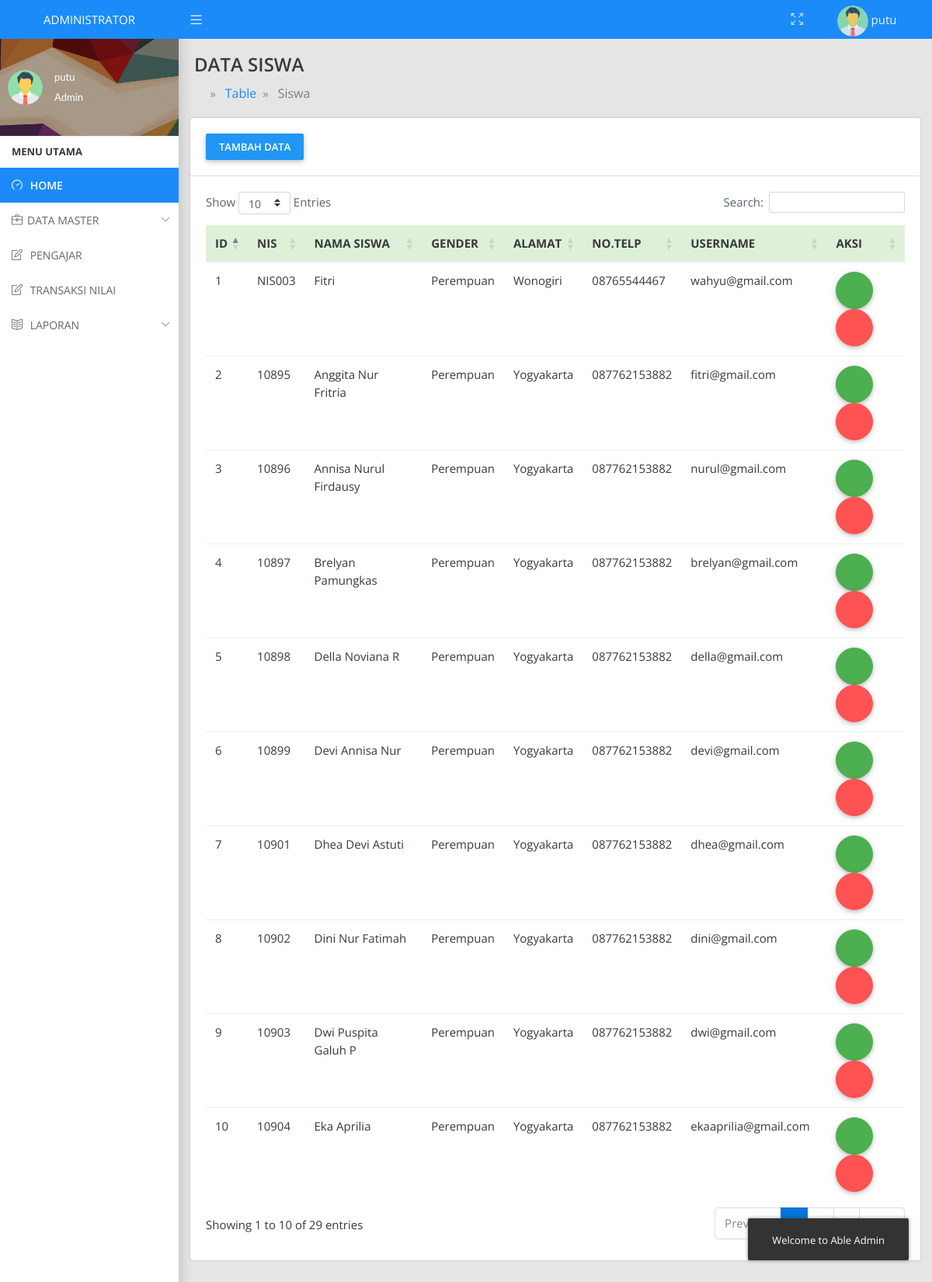
The page /index.php?master=siswa (signed in) on the database its author committed.
### tables this page shows
CREATE TABLE `siswa` (
  `id_siswa` int(10) NOT NULL AUTO_INCREMENT,
  `id_jurusan` int(11) DEFAULT NULL,
  `id_kelas` int(11) DEFAULT NULL,
  `id_ortu` int(11) DEFAULT NULL,
  `nis` varchar(50) NOT NULL,
  `nama_siswa` varchar(50) NOT NULL,
  `jenis_kelamin` varchar(12) NOT NULL,
  `agama` varchar(10) NOT NULL,
  `tempat_lahir` varchar(20) NOT NULL,
  `tanggal_lahir` date NOT NULL,
  `alamat` varchar(50) NOT NULL,
  `no_telp` varchar(12) NOT NULL,
  `foto` varchar(50) NOT NULL,
  `ussername` varchar(50) NOT NULL,
  `password` varchar(50) NOT NULL,
  PRIMARY KEY (`id_siswa`),
  KEY `id_jurusan` (`id_jurusan`),
  KEY `id_kelas` (`id_kelas`),
  KEY `id_ortu` (`id_ortu`),
  CONSTRAINT `siswa_ibfk_1` FOREIGN KEY (`id_jurusan`) REFERENCES `jurusan` (`id_jurusan`),
  CONSTRAINT `siswa_ibfk_2` FOREIGN KEY (`id_kelas`) REFERENCES `kelas` (`id_kelas`),
  CONSTRAINT `siswa_ibfk_3` FOREIGN KEY (`id_ortu`) REFERENCES `orangtua` (`id_ortu`)
);

CREATE TABLE `orangtua` (
  `id_ortu` int(11) NOT NULL AUTO_INCREMENT,
  `nama_ortu` varchar(50) NOT NULL,
  `alamat` varchar(50) NOT NULL,
  `pekerjaan` varchar(50) NOT NULL,
  `no_telp` varchar(12) NOT NULL,
  PRIMARY KEY (`id_ortu`)
);

### master/data-siswa.php (the view, shortened to what this page needs)
<div class="container-fluid">
    <div class="row">
        <div class="col-sm-12 p-0">
            <div class="main-header">
                <h4>DATA SISWA</h4>
                <ol class="breadcrumb breadcrumb-title breadcrumb-arrow">
                    <li class="breadcrumb-item">
                        <a href="index.php">
                            <i class="icofont icofont-home"></i>
                        </a>
                    </li>
                    <li class="breadcrumb-item"><a href="#">Table</a>
                    </li>
                    <li class="breadcrumb-item"><a href="#">Siswa</a>
                    </li>
                </ol>
            </div>
        </div>
    </div>
<div class="card">
    <div class="card-header">
        <button type="button" class="btn btn-primary waves-effect waves-light" onclick="TambahSiswa()">TAMBAH DATA</button>
    </div>
    <div class="card-block">
        <div class="row">
            <div class="col-sm-12  table-responsive">
                <table id="datatable" class="table">
                    <thead>
                        <tr class="table-success">
                            <th>ID</th>
                            <th>NIS</th>
                            <th>NAMA SISWA</th>
                            <th>GENDER</th>
                            <th>ALAMAT</th>
                            <th>NO.TELP</th>
                            <th>USERNAME</th>
                            <th>AKSI</th>
                        </tr>
                    </thead>
                    <tbody>
                        <?php
                        $no=1;
                        $data=$koneksi->query("SELECT * FROM siswa JOIN jurusan ON siswa.id_jurusan=jurusan.id_jurusan JOIN kelas ON siswa.id_kelas=kelas.id_kelas JOIN orangtua ON siswa.id_ortu=orangtua.id_ortu");
                        while ($siswa=$data->fetch_assoc()) {
                         ?>
                         <tr>
                            <td><?= $no ?></td>
                            <td><?= $siswa['nis']?></td>
                            <td><?= $siswa['nama_siswa']?></td>
                            <td><?= $siswa['jenis_kelamin']?></td>
                            <td><?= $siswa['alamat']?></td>
                            <td><?= $siswa['no_telp']?></td>
                            <td><?= $siswa['ussername']?></td>
                            <td>
                                <button class="btn btn-success btn-icon waves-effect waves-light" onclick="UbahSiswa('<?= $siswa['nis']?>','<?= $siswa['id_jurusan']?>','<?= $siswa['id_ortu']?>','<?= $siswa['id_kelas']?>','<?= $siswa['nama_siswa']?>','<?= $siswa['jenis_kelamin']?>','<?= $siswa['agama']?>','<?= $siswa['tempat_lahir']?>','<?= $siswa['tanggal_lahir']?>','<?= $siswa['alamat']?>','<?= $siswa['no_telp']?>','<?= $siswa['ussername']?>','<?= $siswa['password']?>','<?= $siswa['foto']?>')" data-toggle="tooltip" data-placement="left" title=".Ubah-Data"><i class="icofont icofont-refresh"></i>
                                </button>
                                <button type="button" class="btn btn-danger btn-icon waves-effect waves-light" onclick="HapusSiswa('<?= $siswa['nis']?>','<?= $siswa['nama_siswa']?>')" data-toggle="tooltip" data-placement="left" title=".Hapus-Data"><i class="icofont icofont-trash"></i>
                                </button>
                            </td>
                        </tr>
                        <?php
                        $no++;
                    }
                    ?>
                </tbody>
            </table>
        </div>
    </div>
</div>
</div>
</div>

### rows shown on the page
siswa: nis "NIS003", nama_siswa "Fitri", jenis_kelamin "Perempuan", id_ortu.alamat "Wonogiri", id_ortu.no_telp "08765544467", ussername "wahyu@gmail.com"
siswa: nis "10895", nama_siswa "Anggita Nur Fritria", jenis_kelamin "Perempuan", id_ortu.alamat "Yogyakarta", id_ortu.no_telp "087762153882", ussername "fitri@gmail.com"
siswa: nis "10896", nama_siswa "Annisa Nurul Firdausy", jenis_kelamin "Perempuan", id_ortu.alamat "Yogyakarta", id_ortu.no_telp "087762153882", ussername "nurul@gmail.com"
siswa: nis "10897", nama_siswa "Brelyan Pamungkas", jenis_kelamin "Perempuan", id_ortu.alamat "Yogyakarta", id_ortu.no_telp "087762153882", ussername "brelyan@gmail.com"
siswa: nis "10898", nama_siswa "Della Noviana R", jenis_kelamin "Perempuan", id_ortu.alamat "Yogyakarta", id_ortu.no_telp "087762153882", ussername "della@gmail.com"
siswa: nis "10899", nama_siswa "Devi Annisa Nur", jenis_kelamin "Perempuan", id_ortu.alamat "Yogyakarta", id_ortu.no_telp "087762153882", ussername "devi@gmail.com"
siswa: nis "10901", nama_siswa "Dhea Devi Astuti", jenis_kelamin "Perempuan", id_ortu.alamat "Yogyakarta", id_ortu.no_telp "087762153882", ussername "dhea@gmail.com"
siswa: nis "10902", nama_siswa "Dini Nur Fatimah", jenis_kelamin "Perempuan", id_ortu.alamat "Yogyakarta", id_ortu.no_telp "087762153882", ussername "dini@gmail.com"
siswa: nis "10903", nama_siswa "Dwi Puspita Galuh P", jenis_kelamin "Perempuan", id_ortu.alamat "Yogyakarta", id_ortu.no_telp "087762153882", ussername "dwi@gmail.com"
siswa: nis "10904", nama_siswa "Eka Aprilia", jenis_kelamin "Perempuan", id_ortu.alamat "Yogyakarta", id_ortu.no_telp "087762153882", ussername "ekaaprilia@gmail.com"

### other values the page prints
$_SESSION['user']['nama_user'] "putu"
$_SESSION['login'] "Admin"
